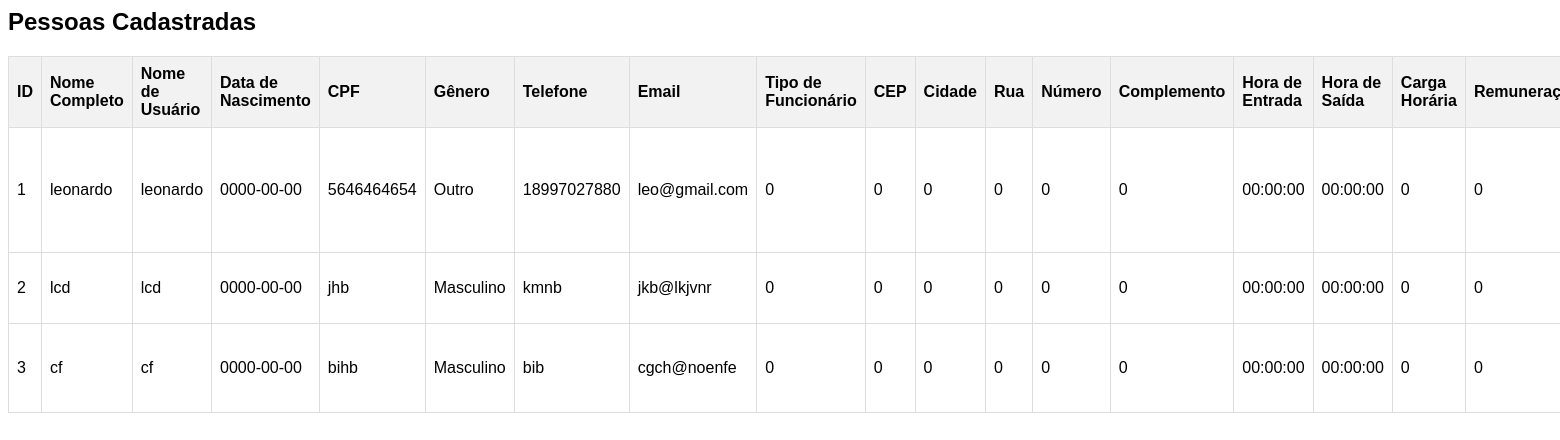
/GB/php/exibir-usuarios.php, run on the app's committed database.
### tables this page shows
CREATE TABLE `usuarios` (
  `id_user` int(11) NOT NULL,
  `nome_completo` varchar(255) NOT NULL,
  `nome_usuario` varchar(255) NOT NULL,
  `datadenascimento` date DEFAULT NULL,
  `cpf` varchar(255) NOT NULL,
  `genero` varchar(255) NOT NULL,
  `phone` varchar(255) NOT NULL,
  `email` varchar(255) NOT NULL,
  `senha` varchar(255) NOT NULL,
  `tipo_funcionario` varchar(255) NOT NULL,
  `cep` varchar(255) DEFAULT NULL,
  `cidade` varchar(255) DEFAULT NULL,
  `rua` varchar(255) DEFAULT NULL,
  `numero` varchar(255) DEFAULT NULL,
  `complemento` varchar(255) DEFAULT NULL,
  `hora_entrada` time DEFAULT NULL,
  `hora_saida` time DEFAULT NULL,
  `carga_horaria` int(11) DEFAULT NULL,
  `remuneracao` varchar(255) DEFAULT NULL,
  `data_contratacao` date DEFAULT NULL,
  `foto_perfil` varchar(255) DEFAULT NULL
);

### GB/php/exibir-usuarios.php (the view, shortened to what this page needs)
<?php
include_once('../config/config.php');
$sql_code = $pdo->prepare("SELECT * FROM usuarios");
$sql_code->execute();
$pessoas = $sql_code->fetchAll(PDO::FETCH_ASSOC);
echo "<h2>Pessoas Cadastradas</h2>";
echo "<table>";
echo "<tr><th>ID</th><th>Nome Completo</th><th>Nome de Usuário</th><th>Data de Nascimento</th><th>CPF</th><th>Gênero</th><th>Telefone</th><th>Email</th><th>Tipo de Funcionário</th><th>CEP</th><th>Cidade</th><th>Rua</th><th>Número</th><th>Complemento</th><th>Hora de Entrada</th><th>Hora de Saída</th><th>Carga Horária</th><th>Remuneração</th><th>Data de Contratação</th><th>Foto de Perfil</th><th>Deletar</th><th>Atualizar</th></tr>";
foreach ($pessoas as $pessoa) {
    echo "<tr>";
    echo "<td>" . $pessoa['id_user'] . "</td>";
    echo "<td>" . $pessoa['nome_completo'] . "</td>";
    echo "<td>" . $pessoa['nome_usuario'] . "</td>";
    echo "<td>" . $pessoa['datadenascimento'] . "</td>";
    echo "<td>" . $pessoa['cpf'] . "</td>";
    echo "<td>" . $pessoa['genero'] . "</td>";
    echo "<td>" . $pessoa['phone'] . "</td>";
    echo "<td>" . $pessoa['email'] . "</td>";
    echo "<td>" . $pessoa['tipo_funcionario'] . "</td>";
    echo "<td>" . $pessoa['cep'] . "</td>";
    echo "<td>" . $pessoa['cidade'] . "</td>";
    echo "<td>" . $pessoa['rua'] . "</td>";
    echo "<td>" . $pessoa['numero'] . "</td>";
    echo "<td>" . $pessoa['complemento'] . "</td>";
    echo "<td>" . $pessoa['hora_entrada'] . "</td>";
    echo "<td>" . $pessoa['hora_saida'] . "</td>";
    echo "<td>" . $pessoa['carga_horaria'] . "</td>";
    echo "<td>" . $pessoa['remuneracao'] . "</td>";
    echo "</tr>";
}
echo "</table>";
?>
<!DOCTYPE html>
<html lang="en">
<head>
</head>
<body>
</body>
</html>

### GB/php/exibir-usuarios.php (style rules this page uses)
body { font-family: Arial, sans-serif; }
table { width: 90%; border-collapse: collapse; }
table th, table td { border: 1px solid #ddd; padding: 8px; text-align: left; }
table th { background-color: #f2f2f2; }

### data on the page
usuarios: id_user "1", nome_completo "leonardo", nome_usuario "leonardo", datadenascimento "0000-00-00", cpf "5646464654", genero "Outro", phone "18997027880", email "leo@gmail.com", tipo_funcionario "0", cep "0", cidade "0", rua "0", numero "0", complemento "0", hora_entrada "00:00:00", hora_saida "00:00:00", carga_horaria "0", remuneracao "0"
usuarios: id_user "2", nome_completo "lcd", nome_usuario "lcd", datadenascimento "0000-00-00", cpf "jhb", genero "Masculino", phone "kmnb", email "jkb@lkjvnr", tipo_funcionario "0", cep "0", cidade "0", rua "0", numero "0", complemento "0", hora_entrada "00:00:00", hora_saida "00:00:00", carga_horaria "0", remuneracao "0"
usuarios: id_user "3", nome_completo "cf", nome_usuario "cf", datadenascimento "0000-00-00", cpf "bihb", genero "Masculino", phone "bib", email "cgch@noenfe", tipo_funcionario "0", cep "0", cidade "0", rua "0", numero "0", complemento "0", hora_entrada "00:00:00", hora_saida "00:00:00", carga_horaria "0", remuneracao "0"
